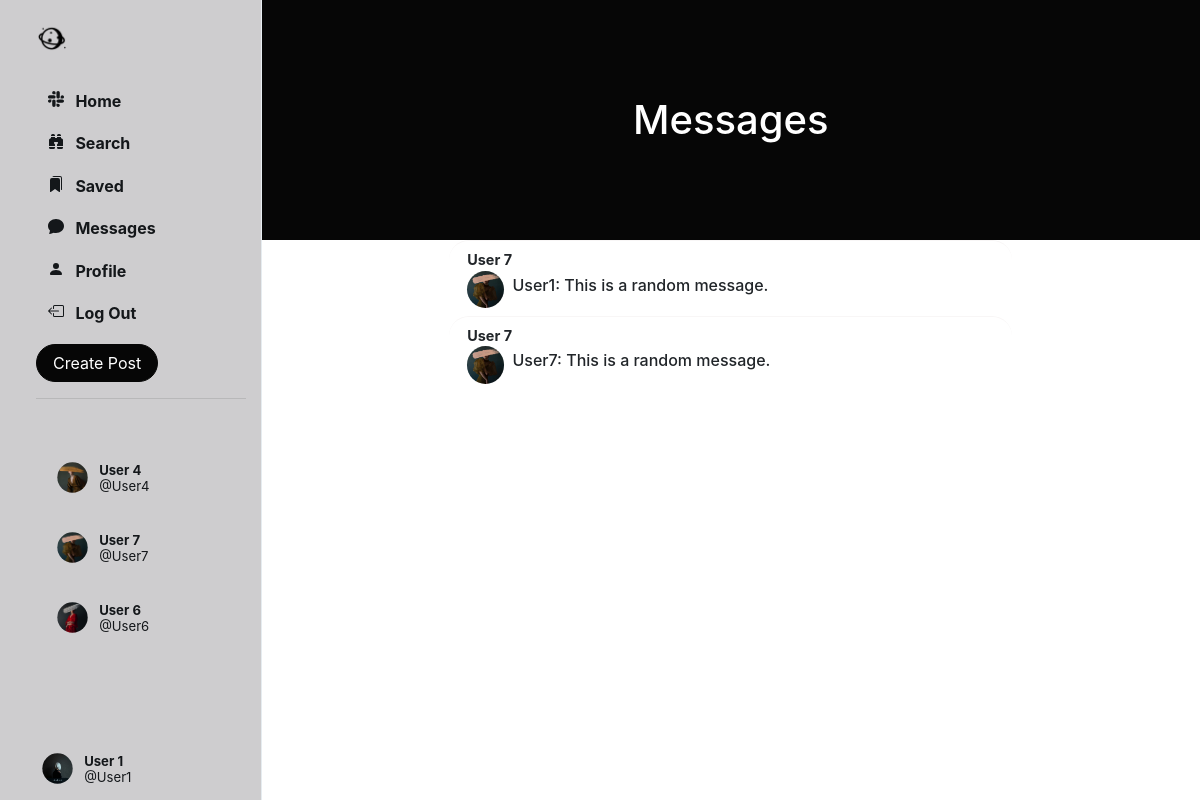
Screenshot of /chats/ (signed in) with the database file from the repository.
### Network/models.py (models this page shows, shortened)
class User(AbstractUser):
    profile_pic = models.ImageField(upload_to='profile_pic/')
    bio = models.TextField(max_length=160, blank=True, null=True)
    cover = models.ImageField(upload_to='covers/', blank=True)
    follows = models.ManyToManyField("self", related_name="followed_by", symmetrical=False, blank=True)
    def get_suggested_followers(self):
        followed_users = self.follows.all()
        suggested_users = User.objects.exclude(id=self.id).exclude(id__in=followed_users).filter(
            followed_by__in=followed_users)
        suggested_users = suggested_users.annotate(num_my_followers=Count('followed_by__follows')).order_by(
            '-num_my_followers')[:5]
        return suggested_users

class Chat(models.Model):
    participants = models.ManyToManyField(User, related_name='chats')
    last_updated = models.DateTimeField(auto_now=True)

class Message(models.Model):
    chat = models.ForeignKey(Chat, on_delete=models.CASCADE, related_name='messages')
    sender = models.ForeignKey(User, on_delete=models.CASCADE, related_name='sent_messages')
    content = models.TextField()
    timestamp = models.DateTimeField(auto_now_add=True)

### Network/views.py (the view)
# urls.py: path('chats/', views.chats, name='chats'),
@login_required(login_url='login/')
def chats(request):
    user = User.objects.get(id=request.user.id)
    suggestions = user.get_suggested_followers()
    chats_list = Chat.objects.filter(participants=request.user).order_by("-last_updated")
    return render(request=request, template_name='chats.html', context={
        'chats': chats_list,
        'suggestions': suggestions
    })

### Network/templates/chats.html (shortened to what this page needs)
{% extends 'index.html' %}
{% load static %}
    {% block chats %}
        <header class="py-5" id="home-header">
            <div class="container px-4 px-lg-5 my-5">
                <div class="text-center text-white">
                    <h1 class="display-5 fw-bolder">Messages</h1>
                </div>
            </div>
        </header>
        {% for chat in chats %}
            {% if chat.messages.count > 0 %}
                {% with participants=chat.participants.all %}
                    {% if participants.count == 2 %}
                        {% if participants.0 != request.user %}
                            {% with other_participant=participants.0 %}
                                <a data-toggle="modal"
                                   data-target="#chatModal" onclick="get_messages('{{ chat.id }}')">
                                    <div class="chat" data-chat_id="{{ chat.id }}">
                                        <div style="flex: 1">
                                            <div class="chat-main">
                                                <div class="chat-user">
                                                    <div>
                                                        <span style="margin-left: 0"><strong>{{ other_participant.first_name }} {{ other_participant.last_name }}</strong></span>
                                                    </div>
                                                </div>
                                            </div>
                                        </div>
                                        <div>
                                            <div>
                                                <div class="small-profilepic"
                                                     style="background-image: url({{ other_participant.profile_pic.url }})"></div>
                                            </div>
                                            <div class="chat-content">
                                                <h6 class="new-message">{{ chat.messages.last.sender.username }}: {{ chat.messages.last.content }}</h6>
                                            </div>
                                        </div>
                                    </div>
                                </a>
                            {% endwith %}
                        {% else %}
                            {% with other_participant=participants.1 %}
                                <a data-toggle="modal"
                                   data-target="#chatModal" onclick="get_messages('{{ chat.id }}')">
                                    <div class="chat" data-chat_id="{{ chat.id }}">
                                        <div style="flex: 1">
                                            <div class="chat-main">
                                                <div class="chat-user">
                                                    <div>
                                                        <span><strong>{{ other_participant.first_name }} {{ other_participant.last_name }}</strong></span>
                                                    </div>
                                                </div>
                                            </div>
                                        </div>
                                        <div>
                                            <div>
                                                <div class="small-profilepic"
                                                     style="background-image: url({{ other_participant.profile_pic.url }})"></div>
                                            </div>
                                            <div class="chat-content">
                                                <h6 class="new-message">{{ chat.messages.last.sender.username }}: {{ chat.messages.last.content }}</h6>
                                            </div>
                                        </div>
                                    </div>
                                </a>
                            {% endwith %}
                        {% endif %}
                    {% endif %}
                {% endwith %}
            {% endif %}
        {% endfor %}
    {% endblock %}

### Network/templates/sidenav.html (shortened to what this page needs)
{% load static %}
<div class="sidenav">
    <a href="{% url 'home' %}" class="navbar-brand">
        <img src="{% static 'images/logo_icon.png' %}" height="31px">
    </a>
    <div style="height: 100%;">
        <div>
            <div>
                <ul>
                    <li class="nav-item" id="all_posts">
                        <a href="{% url 'home' %}" class="nav-link">
                            <div>
                                &nbsp;&nbsp;Home
                            </div>
                        </a>
                    </li>
                    <li class="nav-item" id="library">
                        <a href="{% url 'search' %}" class="nav-link">
                            <div>
                                &nbsp;&nbsp;Search
                            </div>
                        </a>
                    </li>
                    <li class="nav-item" id="library">
                        <a href="{% url 'saved' %}" class="nav-link">
                            <div>
                                &nbsp;&nbsp;Saved
                            </div>
                        </a>
                    </li>
                    <li class="nav-item" id="profile">
                        <a href="{% url 'chats' %}" class="nav-link">
                            <div>
                                &nbsp;&nbsp;Messages
                            </div>
                        </a>
                    </li>
                    <li class="nav-item" id="profile">
                        <a href="{% url 'profile' user.username %}" class="nav-link">
                            <div>
                                <svg xmlns="http://www.w3.org/2000/svg" width="16" height="16" fill="currentColor"
                                     class="bi bi-person-fill" viewBox="0 0 16 16">
                                    <path d="M3 14s-1 0-1-1 1-4 6-4 6 3 6 4-1 1-1 1H3Zm5-6a3 3 0 1 0 0-6 3 3 0 0 0 0 6Z"/>
                                </svg>
                                &nbsp;&nbsp;Profile
                            </div>
                        </a>
                    </li>
                    <li class="nav-item" id="logout">
                        <a href="{% url 'logout' %}" class="nav-link">
                            <div>
                                &nbsp;&nbsp;Log Out
                            </div>
                        </a>
                    </li>
                </ul>
            </div>
        </div>
        <button id="popup-btn" class="btn btn-success new-post-btn" data-toggle="modal" data-target="#createPostModal">
            Create Post
        </button>
        <br>
        <hr>
        <br>
        <div class="suggestion">
            {% for suggestion in suggestions %}
                <li class="suggestion-item suggestion-user" id="s-box">
                    <a href="{% url 'profile' suggestion.username %}" class="nav-link">
                        <div class="user_account">
                            <div class="small-profilepic"
                                 style="float: left; background-image: url({{ suggestion.profile_pic.url }});"></div>
                            <div style="height: 2.7vw; margin: auto;">
                                <div style="margin-top: 4px;">
                                    <strong>{{ suggestion.first_name }} {{ suggestion.last_name }}</strong>
                                </div>
                                <div class="grey" style="margin-top: 4px;">
                                    @{{ suggestion.username }}</div>
                            </div>
                        </div>
                    </a>
                </li>
            {% endfor %}
        </div>
        <div style="position: absolute; bottom: 10px;">
            <li class="nav-item sidenav-user">
                <a href="{% url 'profile' user.username %}" class="nav-link">
                    <div class="user_account">
                        <div class="small-profilepic"
                             style="float: left; background-image: url({{ user.profile_pic.url }});"></div>
                        <div style="height: 2.7vw; margin: auto;">
                            <div style="margin-top: 4px;">
                                <strong>{{ user.first_name }} {{ user.last_name }}</strong></div>
                            <div class="grey" style="margin-top: 4px;">@{{ user.username }}</div>
                        </div>
                    </div>
                </a>
            </li>
        </div>
    </div>
</div>

### Network/static/css/style.css (style rules this page uses)
.btn { border-radius: 20px; padding: 0.32rem 1rem 0.375rem 1rem; }
.btn, .btn:focus, .btn:active { box-shadow: none !important; -webkit-box-shadow: none !important; }
#popup-btn { background-color: #060606; border-color: #060606; }
svg { vertical-align: text-top; }
.sidenav { height: 100%; width: 21.8%; position: fixed; top: 0; left: 0; list-style: none; border-right: .5px solid #e6ecf0; z-index: 100; padding: 15px 15px 15px 3%; background-color: rgba(62, 57, 65, 0.25); }
.sidenav ul { list-style: none; padding-left: 0px; margin-top: 3vh; }
.sidenav li { margin-top: 7px; }
.sidenav .nav-link { color: #14171a; line-height: .7em; font-weight: 700; padding: 0px; }
.sidenav .nav-link > div { padding: 10px 20px 8px 12px; border-radius: 25px; line-height: 0.9em; width: max-content; }
.user_account { display: flex; font-size: .82rem; font-weight: normal; padding-top: 3px !important; padding-bottom: 3px !important; padding-left: 3px !important; }
.user_account .small-profilepic { transform: scale(.82); margin-left: auto; margin-top: auto; }
.small-profilepic { width: 3.1vw; height: 3.1vw; border-radius: 9999px; overflow: hidden; margin-right: 8px; background-size: cover; background-repeat: no-repeat; background-position: center; box-sizing: content-box; }
.suggestion-user { display: flex; padding: 10px 15px; font-size: .9em; border: 20px; }
.suggestion-user a { color: black; text-decoration: none; }
#home-header { background-color: #060606; }
.chat { border-top: 1px solid #f8f6f6; padding: 8px 18px 8px 18px; font-size: .9em; animation-name: hidee; animation-duration: .4s; animation-fill-mode: forwards; animation-play-state: paused; margin-left: 20%; margin-right: 20%; border-radius: 20px; }
.chat > div { display: flex; }
.chat-main { flex: 1; flex-basis: 100%; }
.chat-user { display: flex; justify-content: space-between; flex-basis: 100%; }
.chat-content { margin-top: 5px; max-inline-size: 80%; max-width: 80%; word-wrap: break-word; overflow-wrap: break-word; word-break: break-all; }
#home-header { width: 100%; }
#s-box { border-radius: 20px; }

### rows the page displays
User: profile_pic (picture), first_name "User", last_name "4", username "User4"
User: profile_pic (picture), first_name "User", last_name "7", username "User7"
User: profile_pic (picture), first_name "User", last_name "6", username "User6"
User: profile_pic (picture), first_name "User", last_name "1", username "User1"
Chat: profile_pic (picture), messages.last.sender.username "User1", messages.last.content "This is a random message."
Chat: profile_pic (picture), messages.last.sender.username "User7", messages.last.content "This is a random message."
